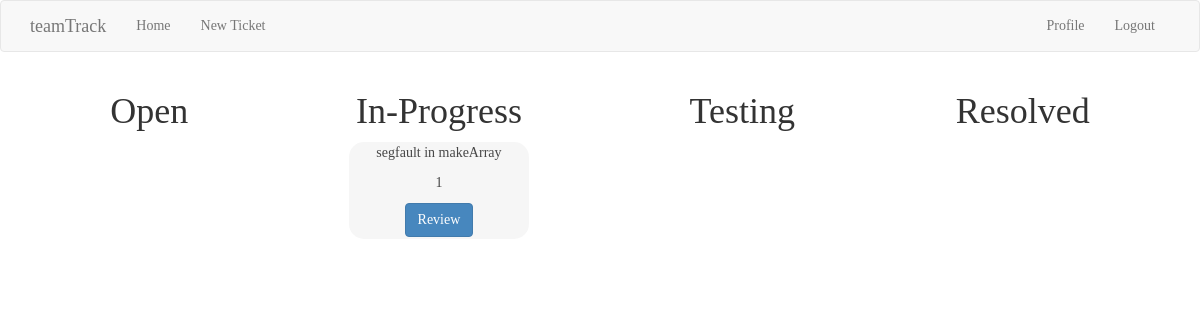
Before: /index (signed in) with the older database file.
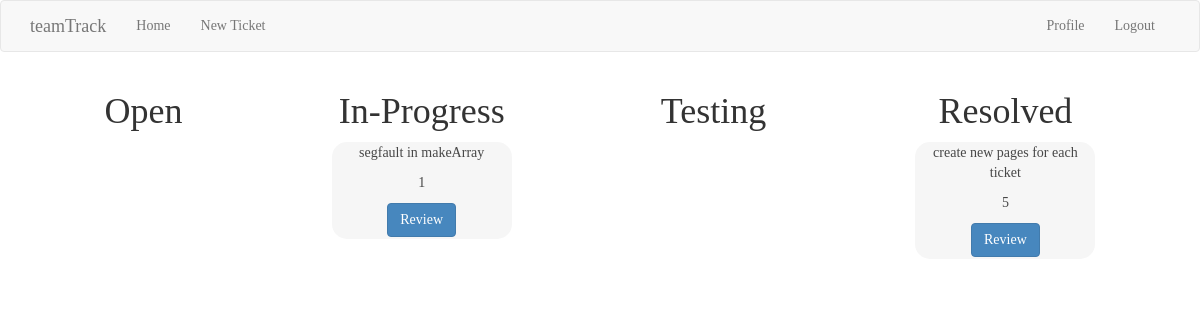
After: the same page with the newer database file.
### app/models.py (models this page shows, shortened)
class Ticket(db.Model):
    id = db.Column(db.Integer, primary_key=True)
    description = db.Column(db.String(140))
    priority = db.Column(db.Integer)
    link = db.Column(db.String(140))
    timestamp = db.Column(db.DateTime, index=True, default=datetime.utcnow)
    user_id = db.Column(db.Integer, db.ForeignKey('user.id'))
    tag = db.Column(db.String(20))

### app/routes.py (the view)
@app.route('/', methods=['GET', 'POST'])
@app.route('/index', methods=['GET', 'POST'])
@login_required
def index():
    page = request.args.get('page', 1, type=int)
    opentickets = current_user.get_open_tickets().paginate(
        page, app.config['POSTS_PER_PAGE'], False)
    wiptickets = current_user.get_wip_tickets().paginate(
        page, app.config['POSTS_PER_PAGE'], False)
    testingtickets = current_user.get_testing_tickets().paginate(
        page, app.config['POSTS_PER_PAGE'], False)
    closedtickets = current_user.get_closed_tickets().paginate(
        page, app.config['POSTS_PER_PAGE'], False)
    return render_template('index.html', title='Home', opentickets = opentickets.items, wiptickets= wiptickets.items, testingtickes = testingtickets.items, closedtickets = closedtickets.items)

### app/models.py (called while the page is built)
@login.user_loader
def load_user(id):
    return User.query.get(int(id))

    def get_open_tickets(self):
        return Ticket.query.filter(Ticket.tag == 'open').order_by(Ticket.timestamp.desc())

    def get_wip_tickets(self):
        return Ticket.query.filter(Ticket.tag == 'wip').order_by(Ticket.timestamp.desc())

    def get_testing_tickets(self):
        return Ticket.query.filter(Ticket.tag == 'testing').order_by(Ticket.timestamp.desc())

    def get_closed_tickets(self):
        return Ticket.query.filter(Ticket.tag == 'closed').order_by(Ticket.timestamp.desc())

### app/routes.py (called while the page is built)
@app.before_request
def before_request():
    if current_user.is_authenticated:
        current_user.last_seen = datetime.utcnow()
        db.session.commit()

### app/templates/index.html (shortened to what this page needs)
{% extends "base.html" %}
{% import 'bootstrap/wtf.html' as wtf %}
{% block app_content %}
        <div class="parent--tickets">
          <section class = "tickets">
            <h1 class="display-4">Open</h1>
          </section>
          <section class = "tickets">
            <h1 class="display-4">In-Progress</h1>
            {% for ticket in wiptickets %}
            {% include '_tickets.html' %}
                <br>
            {% endfor %}
          </section>
          <section class = "tickets">
            <h1 class="display-4">Testing</h1>
          </section>
          <section class = "tickets">
            <h1 class="display-4">Resolved</h1>
            {% for ticket in closedtickets %}
            {% include '_tickets.html' %}
                <br>
            {% endfor %}
          </section>
        </div>
{% endblock %}

### app/templates/base.html (shortened to what this page needs)
{% extends 'bootstrap/base.html' %}
{% block styles %}
{{super()}}
  <link rel="stylesheet" href="{{url_for('.static', filename='style.css')}}">
{% endblock %}
{% block navbar %}
    <nav class="navbar navbar-default">
        <div class="container">
            <div class="navbar-header">
                <a class="navbar-brand" href="{{ url_for('index') }}">teamTrack</a>
            </div>
            <div class="collapse navbar-collapse" id="bs-example-navbar-collapse-1">
                <ul class="nav navbar-nav">
                    <li><a href="{{ url_for('index') }}">Home</a></li>
                    <li><a href="{{ url_for('ticket') }}">New Ticket</a></li>
                </ul>
                <ul class="nav navbar-nav navbar-right">
                    {% if current_user.is_anonymous %}
                    <li><a href="{{ url_for('login') }}">Login</a></li>
                    {% else %}
                    <li><a href="{{ url_for('user', username=current_user.username) }}">Profile</a></li>
                    <li><a href="{{ url_for('logout') }}">Logout</a></li>
                    {% endif %}
                </ul>
            </div>
        </div>
    </nav>
{% endblock %}
{% block content %}
    <div class="container">
        {% block app_content %}{% endblock %}
    </div>
{% endblock %}

### app/templates/_tickets.html
    <div class="card" style="width: 18rem;">
        <div class="card-body">
          <p class="card-text">{{ticket.description}}</p>
          <p class="card-text">{{ticket.priority}}</p>
          <a href="{{ url_for('edit_ticket', ticket_id=ticket.id) }}" class="btn btn-primary stretched-link">Review</a>
        </div>
      </div>

### app/static/style.css (style rules this page uses)
body { background: url("https://i.ibb.co/3cSjCh3/New-Project.jpg") no-repeat center center fixed; -webkit-background-size: cover; -moz-background-size: cover; background-size: cover; -o-background-size: cover; font-family: "Lucida Console"; }
.card { margin: 0 auto; float: none; margin-bottom: 10px; background-color: rgba(245, 245, 245, 1); opacity: .9; padding: 1%; width: 15; border-radius: 15px; }
section { height: auto; text-align: center; }
.parent--tickets { display: flex; flex-direction: row; justify-content: space-around; }

Changed rows visible on the page:
added Ticket: description "create new pages for each ticket", priority "5", shown under "Resolved"
